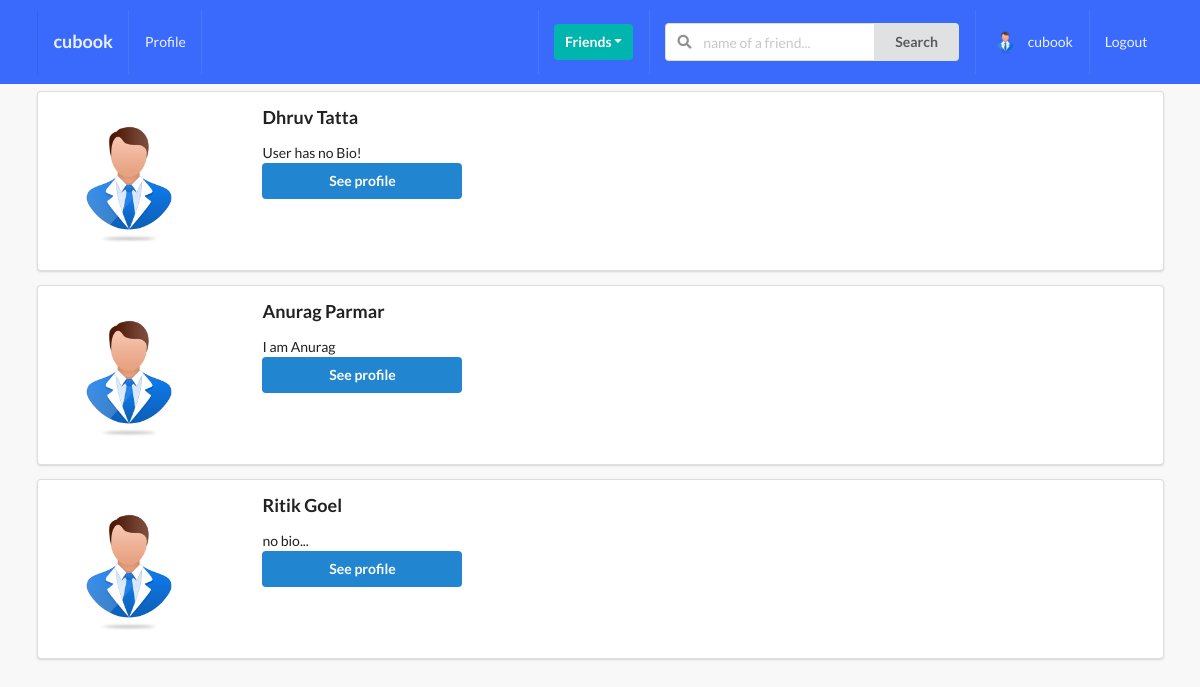
Page /profiles/to-invite/ (signed in) on the earlier database version.
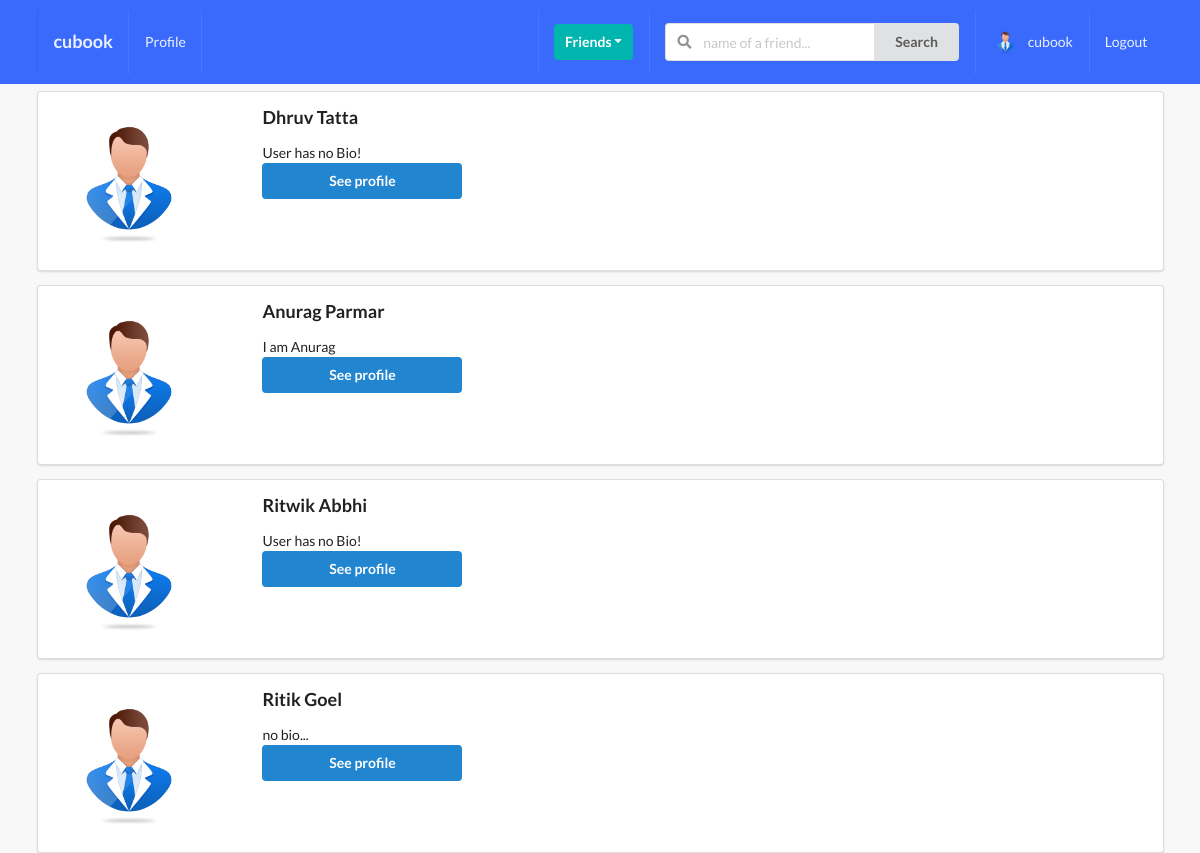
Same page on the later database version.
### profiles/models.py (models this page shows, shortened)
class Profile(models.Model):
    first_name = models.CharField(max_length=200, blank=True)
    last_name = models.CharField(max_length=200, blank=True)
    user = models.OneToOneField(User, on_delete=models.CASCADE)
    bio = models.TextField(default="User has no bio ", max_length=300)
    email = models.EmailField(max_length=200, blank=True)
    country = models.CharField(max_length=200, blank=True)
    avatar = models.ImageField(default='avatar.png', upload_to='avatars/')
    friends = models.ManyToManyField(User, blank=True, related_name='friends')
    slug = models.SlugField(unique=True, blank=True)
    updated = models.DateTimeField(auto_now=True)
    created = models.DateTimeField(auto_now_add=True)
    objects = ProfileManager()
    def __str__(self):
        return f"{self.user.username}-{self.created.strftime('%d-%m-%Y')}"
    def get_absolute_url(self):
        return reverse("profiles:profile-detail-view", kwargs={"slug": self.slug})
    __initial_first_name = None
    __initial_last_name = None
    def __init__(self, *args, **kwargs):
        super().__init__(*args, **kwargs)
        self.__initial_first_name = self.first_name
        self.__initial_last_name = self.last_name

### profiles/views.py (the view)
# urls.py: path('to-invite/', invite_profiles_list_view,name='invite-profiles-view'),
@login_required
def invite_profiles_list_view(request):
    user = request.user
    qs = Profile.objects.get_all_profiles_to_invite(user)
    context = {'qs': qs}
    return render(request, 'profiles/to_invite_list.html', context)

### profiles/context_processors.py (called while the page is built)
def profile_pic(request):
    if request.user.is_authenticated:
        profile_obj = Profile.objects.get(user=request.user)
        pic = profile_obj.avatar
        return {'picture': pic}
    return{}

def invitations_received_no(request):
    if request.user.is_authenticated:
        profile_obj = Profile.objects.get(user=request.user)
        qs_count = Relationship.objects.invitations_received(profile_obj).count()
        return {'invites_num': qs_count}
    return{}

### profiles/models.py (called while the page is built)
    def get_all_profiles_to_invite(self, sender):
        profiles = Profile.objects.all().exclude(user=sender)
        profile = Profile.objects.get(user=sender)
        qs = Relationship.objects.filter(Q(sender=profile) | Q(receiver=profile))
        print(qs)
        print("#########")
        accepted = set([])
        for rel in qs:
            if rel.status == 'accepted':
                accepted.add(rel.receiver)
                accepted.add(rel.sender)
        print(accepted)
        print("#########")
        available = [profile for profile in profiles if profile not in accepted]
        print(available)
        print("#########")
        return available

### profiles/templates/profiles/to_invite_list.html (shortened to what this page needs)
{% extends 'base.html' %}
{% block content %}
    {% for item in qs %}
        <div class="ui segment">
            <div class="ui grid">
                <div class="row">
                    <div class="three wide column">
                        <img class="ui small circular image" src={{item.avatar.url}}>
                    </div>
                    <div class="thirteen wide column">
                        <h3>{{item.first_name}}  {{item.last_name}}</h3>
                        <p>{{item.bio}}</h3>
                        <br>
                        <a href={{item.get_absolute_url}}>
                            <button class="ui primary button w-big mb-5">See profile</button>
                    </div>
                </div>
            </div>
        </div>
    {% endfor %}
{% endblock content %}

Differences in the rows shown:
now on this page (row edited): Profile: avatar (placeholder picture), first_name "Ritwik", last_name "Abbhi", bio "User has no Bio!"
